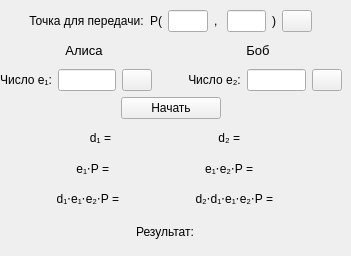
       <widget class="QWidget" name="tab_4">
        <attribute name="title">
         <string>Протокол Мэсси-Омуры</string>
        </attribute>
        <widget class="QWidget" name="verticalLayoutWidget">
         <property name="geometry">
          <rect>
           <x>0</x>
           <y>10</y>
           <width>342</width>
           <height>237</height>
          </rect>
         </property>
         <layout class="QVBoxLayout" name="verticalLayout">
          <property name="spacing">
           <number>6</number>
          </property>
          <item>
           <layout class="QHBoxLayout" name="horizontalLayout_2">
            <item>
             <spacer name="horizontalSpacer_4">
              <property name="orientation">
               <enum>Qt::Horizontal</enum>
              </property>
              <property name="sizeHint" stdset="0">
               <size>
                <width>40</width>
                <height>20</height>
               </size>
              </property>
             </spacer>
            </item>
            <item>
             <widget class="QLabel" name="label_23">
              <property name="text">
               <string>Точка для передачи:</string>
              </property>
              <property name="textFormat">
               <enum>Qt::AutoText</enum>
              </property>
              <property name="alignment">
               <set>Qt::AlignCenter</set>
              </property>
             </widget>
            </item>
            <item>
             <widget class="QLabel" name="label_27">
              <property name="text">
               <string>P(</string>
              </property>
              <property name="alignment">
               <set>Qt::AlignRight|Qt::AlignTrailing|Qt::AlignVCenter</set>
              </property>
             </widget>
            </item>
            <item>
             <widget class="QLineEdit" name="xMOLineEdit">
              <property name="maximumSize">
               <size>
                <width>50</width>
                <height>16777215</height>
               </size>
              </property>
              <property name="alignment">
               <set>Qt::AlignRight|Qt::AlignTrailing|Qt::AlignVCenter</set>
              </property>
             </widget>
            </item>
            <item>
             <widget class="QLabel" name="label_28">
              <property name="text">
               <string>, </string>
              </property>
              <property name="alignment">
               <set>Qt::AlignCenter</set>
              </property>
             </widget>
            </item>
            <item>
             <widget class="QLineEdit" name="yMOLineEdit">
              <property name="maximumSize">
               <size>
                <width>50</width>
                <height>16777215</height>
               </size>
              </property>
              <property name="alignment">
               <set>Qt::AlignRight|Qt::AlignTrailing|Qt::AlignVCenter</set>
              </property>
             </widget>
            </item>
            <item>
             <widget class="QLabel" name="label_26">
              <property name="text">
               <string>)</string>
              </property>
             </widget>
            </item>
            <item>
             <widget class="QPushButton" name="randomPointMOButton">
              <property name="maximumSize">
               <size>
                <width>30</width>
                <height>16777215</height>
               </size>
              </property>
              <property name="text">
               <string/>
              </property>
              <property name="icon">
               <iconset>
                <normaloff>play.png</normaloff>play.png</iconset>
              </property>
             </widget>
            </item>
            <item>
             <spacer name="horizontalSpacer_3">
              <property name="orientation">
               <enum>Qt::Horizontal</enum>
              </property>
              <property name="sizeHint" stdset="0">
               <size>
                <width>40</width>
                <height>20</height>
               </size>
              </property>
             </spacer>
            </item>
           </layout>
          </item>
          <item>
           <layout class="QHBoxLayout" name="horizontalLayout_11">
            <item>
             <widget class="QLabel" name="label_35">
              <property name="font">
               <font>
                <pointsize>10</pointsize>
               </font>
              </property>
              <property name="text">
               <string>Алиса</string>
              </property>
              <property name="alignment">
               <set>Qt::AlignCenter</set>
              </property>
             </widget>
            </item>
            <item>
             <widget class="QLabel" name="label_29">
              <property name="font">
               <font>
                <pointsize>10</pointsize>
               </font>
              </property>
              <property name="text">
               <string>Боб</string>
              </property>
              <property name="alignment">
               <set>Qt::AlignCenter</set>
              </property>
             </widget>
            </item>
           </layout>
          </item>
          <item>
           <layout class="QHBoxLayout" name="horizontalLayout_6">
            <item>
             <spacer name="horizontalSpacer_10">
              <property name="orientation">
               <enum>Qt::Horizontal</enum>
              </property>
              <property name="sizeType">
               <enum>QSizePolicy::Expanding</enum>
              </property>
              <property name="sizeHint" stdset="0">
               <size>
                <width>50</width>
                <height>20</height>
               </size>
              </property>
             </spacer>
            </item>
            <item>
             <widget class="QLabel" name="label_16">
              <property name="text">
               <string>Число e₁:</string>
              </property>
              <property name="alignment">
               <set>Qt::AlignCenter</set>
              </property>
             </widget>
            </item>
            <item>
             <widget class="QLineEdit" name="valueEMOLineEdit_1">
              <property name="alignment">
               <set>Qt::AlignCenter</set>
              </property>
             </widget>
            </item>
            <item>
             <widget class="QPushButton" name="randomValueEMOButton_1">
              <property name="maximumSize">
               <size>
                <width>30</width>
                <height>16777215</height>
               </size>
              </property>
              <property name="text">
               <string/>
              </property>
              <property name="icon">
               <iconset>
                <normaloff>play.png</normaloff>play.png</iconset>
              </property>
             </widget>
            </item>
            <item>
             <spacer name="horizontalSpacer_2">
              <property name="orientation">
               <enum>Qt::Horizontal</enum>
              </property>
              <property name="sizeType">
               <enum>QSizePolicy::MinimumExpanding</enum>
              </property>
              <property name="sizeHint" stdset="0">
               <size>
                <width>30</width>
                <height>20</height>
               </size>
              </property>
             </spacer>
            </item>
            <item>
             <widget class="QLabel" name="label_30">
              <property name="text">
               <string>Число e₂:</string>
              </property>
              <property name="alignment">
               <set>Qt::AlignCenter</set>
              </property>
             </widget>
            </item>
            <item>
             <widget class="QLineEdit" name="valueEMOLineEdit_2">
              <property name="alignment">
               <set>Qt::AlignCenter</set>
              </property>
             </widget>
            </item>
            <item>
             <widget class="QPushButton" name="randomValueEMOButton_2">
              <property name="maximumSize">
               <size>
                <width>30</width>
                <height>16777215</height>
               </size>
              </property>
              <property name="text">
               <string/>
              </property>
              <property name="icon">
               <iconset>
                <normaloff>play.png</normaloff>play.png</iconset>
              </property>
             </widget>
            </item>
            <item>
             <spacer name="horizontalSpacer_11">
              <property name="orientation">
               <enum>Qt::Horizontal</enum>
              </property>
              <property name="sizeType">
               <enum>QSizePolicy::Expanding</enum>
              </property>
              <property name="sizeHint" stdset="0">
               <size>
                <width>50</width>
                <height>20</height>
               </size>
              </property>
             </spacer>
            </item>
           </layout>
          </item>
          <item>
           <layout class="QHBoxLayout" name="horizontalLayout_5">
            <item>
             <widget class="QPushButton" name="protocolMOButton">
              <property name="maximumSize">
               <size>
                <width>100</width>
                <height>16777215</height>
               </size>
              </property>
              <property name="text">
               <string>Начать</string>
              </property>
              <property name="autoDefault">
               <bool>true</bool>
              </property>
             </widget>
            </item>
           </layout>
          </item>
          <item>
           <layout class="QHBoxLayout" name="horizontalLayout_12">
            <item>
             <spacer name="horizontalSpacer_12">
              <property name="orientation">
               <enum>Qt::Horizontal</enum>
              </property>
              <property name="sizeType">
               <enum>QSizePolicy::Expanding</enum>
              </property>
              <property name="sizeHint" stdset="0">
               <size>
                <width>50</width>
                <height>20</height>
               </size>
              </property>
             </spacer>
            </item>
            <item>
             <widget class="QLabel" name="label_36">
              <property name="text">
               <string>d₁ =</string>
              </property>
              <property name="alignment">
               <set>Qt::AlignRight|Qt::AlignTrailing|Qt::AlignVCenter</set>
              </property>
             </widget>
            </item>
            <item>
             <widget class="QLabel" name="resultDMOLabel_1">
              <property name="text">
               <string/>
              </property>
             </widget>
            </item>
            <item>
             <spacer name="horizontalSpacer_13">
              <property name="orientation">
               <enum>Qt::Horizontal</enum>
              </property>
              <property name="sizeType">
               <enum>QSizePolicy::MinimumExpanding</enum>
              </property>
              <property name="sizeHint" stdset="0">
               <size>
                <width>30</width>
                <height>20</height>
               </size>
              </property>
             </spacer>
            </item>
            <item>
             <widget class="QLabel" name="label_37">
              <property name="text">
               <string>d₂ =</string>
              </property>
              <property name="alignment">
               <set>Qt::AlignRight|Qt::AlignTrailing|Qt::AlignVCenter</set>
              </property>
             </widget>
            </item>
            <item>
             <widget class="QLabel" name="resultDMOLabel_2">
              <property name="text">
               <string/>
              </property>
             </widget>
            </item>
            <item>
             <spacer name="horizontalSpacer_14">
              <property name="orientation">
               <enum>Qt::Horizontal</enum>
              </property>
              <property name="sizeType">
               <enum>QSizePolicy::Expanding</enum>
              </property>
              <property name="sizeHint" stdset="0">
               <size>
                <width>50</width>
                <height>20</height>
               </size>
              </property>
             </spacer>
            </item>
           </layout>
          </item>
          <item>
           <layout class="QHBoxLayout" name="horizontalLayout_13">
            <item>
             <spacer name="horizontalSpacer_15">
              <property name="orientation">
               <enum>Qt::Horizontal</enum>
              </property>
              <property name="sizeType">
               <enum>QSizePolicy::Expanding</enum>
              </property>
              <property name="sizeHint" stdset="0">
               <size>
                <width>50</width>
                <height>20</height>
               </size>
              </property>
             </spacer>
            </item>
            <item>
             <widget class="QLabel" name="label_42">
              <property name="text">
               <string>e₁⋅P =</string>
              </property>
              <property name="alignment">
               <set>Qt::AlignRight|Qt::AlignTrailing|Qt::AlignVCenter</set>
              </property>
             </widget>
            </item>
            <item>
             <widget class="QLabel" name="resultEMOLabel">
              <property name="text">
               <string/>
              </property>
             </widget>
            </item>
            <item>
             <spacer name="horizontalSpacer_16">
              <property name="orientation">
               <enum>Qt::Horizontal</enum>
              </property>
              <property name="sizeType">
               <enum>QSizePolicy::MinimumExpanding</enum>
              </property>
              <property name="sizeHint" stdset="0">
               <size>
                <width>30</width>
                <height>20</height>
               </size>
              </property>
             </spacer>
            </item>
            <item>
             <widget class="QLabel" name="label_45">
              <property name="text">
               <string>e₁⋅e₂⋅P =</string>
              </property>
              <property name="alignment">
               <set>Qt::AlignRight|Qt::AlignTrailing|Qt::AlignVCenter</set>
              </property>
             </widget>
            </item>
            <item>
             <widget class="QLabel" name="resultEEMOLabel">
              <property name="text">
               <string/>
              </property>
             </widget>
            </item>
            <item>
             <spacer name="horizontalSpacer_17">
              <property name="orientation">
               <enum>Qt::Horizontal</enum>
              </property>
              <property name="sizeType">
               <enum>QSizePolicy::Expanding</enum>
              </property>
              <property name="sizeHint" stdset="0">
               <size>
                <width>50</width>
                <height>20</height>
               </size>
              </property>
             </spacer>
            </item>
           </layout>
          </item>
          <item>
           <layout class="QHBoxLayout" name="horizontalLayout_20">
            <item>
             <spacer name="horizontalSpacer_31">
              <property name="orientation">
               <enum>Qt::Horizontal</enum>
              </property>
              <property name="sizeHint" stdset="0">
               <size>
                <width>40</width>
                <height>20</height>
               </size>
              </property>
             </spacer>
            </item>
            <item>
             <widget class="QLabel" name="label_55">
              <property name="text">
               <string>d₁⋅e₁⋅e₂⋅P =</string>
              </property>
              <property name="alignment">
               <set>Qt::AlignRight|Qt::AlignTrailing|Qt::AlignVCenter</set>
              </property>
             </widget>
            </item>
            <item>
             <widget class="QLabel" name="resultDEEMOLabel">
              <property name="text">
               <string/>
              </property>
             </widget>
            </item>
            <item>
             <spacer name="horizontalSpacer_33">
              <property name="orientation">
               <enum>Qt::Horizontal</enum>
              </property>
              <property name="sizeType">
               <enum>QSizePolicy::MinimumExpanding</enum>
              </property>
              <property name="sizeHint" stdset="0">
               <size>
                <width>30</width>
                <height>20</height>
               </size>
              </property>
             </spacer>
            </item>
            <item>
             <widget class="QLabel" name="label_57">
              <property name="text">
               <string>d₂⋅d₁⋅e₁⋅e₂⋅P =</string>
              </property>
              <property name="alignment">
               <set>Qt::AlignRight|Qt::AlignTrailing|Qt::AlignVCenter</set>
              </property>
             </widget>
            </item>
            <item>
             <widget class="QLabel" name="resultDDEEMOLabel">
              <property name="text">
               <string/>
              </property>
             </widget>
            </item>
            <item>
             <spacer name="horizontalSpacer_32">
              <property name="orientation">
               <enum>Qt::Horizontal</enum>
              </property>
              <property name="sizeHint" stdset="0">
               <size>
                <width>40</width>
                <height>20</height>
               </size>
              </property>
             </spacer>
            </item>
           </layout>
          </item>
          <item>
           <layout class="QHBoxLayout" name="horizontalLayout_7">
            <item>
             <spacer name="horizontalSpacer_8">
              <property name="orientation">
               <enum>Qt::Horizontal</enum>
              </property>
              <property name="sizeHint" stdset="0">
               <size>
                <width>40</width>
                <height>20</height>
               </size>
              </property>
             </spacer>
            </item>
            <item>
             <widget class="QLabel" name="label_48">
              <property name="minimumSize">
               <size>
                <width>0</width>
                <height>30</height>
               </size>
              </property>
              <property name="text">
               <string>Результат:</string>
              </property>
              <property name="alignment">
               <set>Qt::AlignCenter</set>
              </property>
             </widget>
            </item>
            <item>
             <widget class="QLabel" name="resultProtocolMO">
              <property name="text">
               <string/>
              </property>
              <property name="alignment">
               <set>Qt::AlignCenter</set>
              </property>
             </widget>
            </item>
            <item>
             <spacer name="horizontalSpacer_9">
              <property name="orientation">
               <enum>Qt::Horizontal</enum>
              </property>
              <property name="sizeHint" stdset="0">
               <size>
                <width>40</width>
                <height>20</height>
               </size>
              </property>
             </spacer>
            </item>
           </layout>
          </item>
         </layout>
        </widget>
       </widget>
